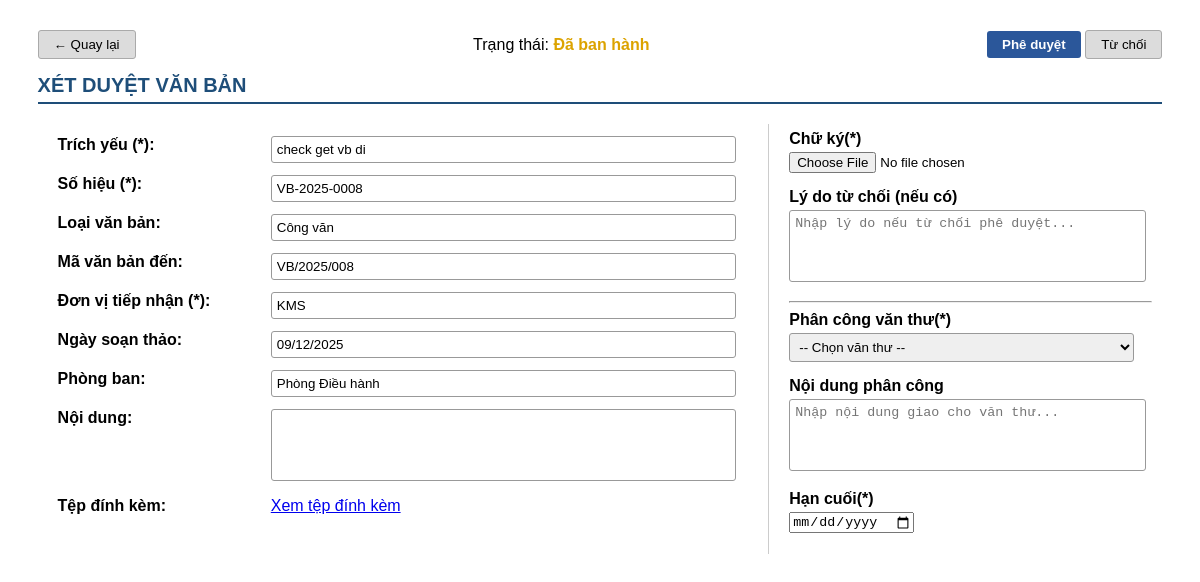
The app's page /xetduyetvanbandi/8/ (signed in), older data.
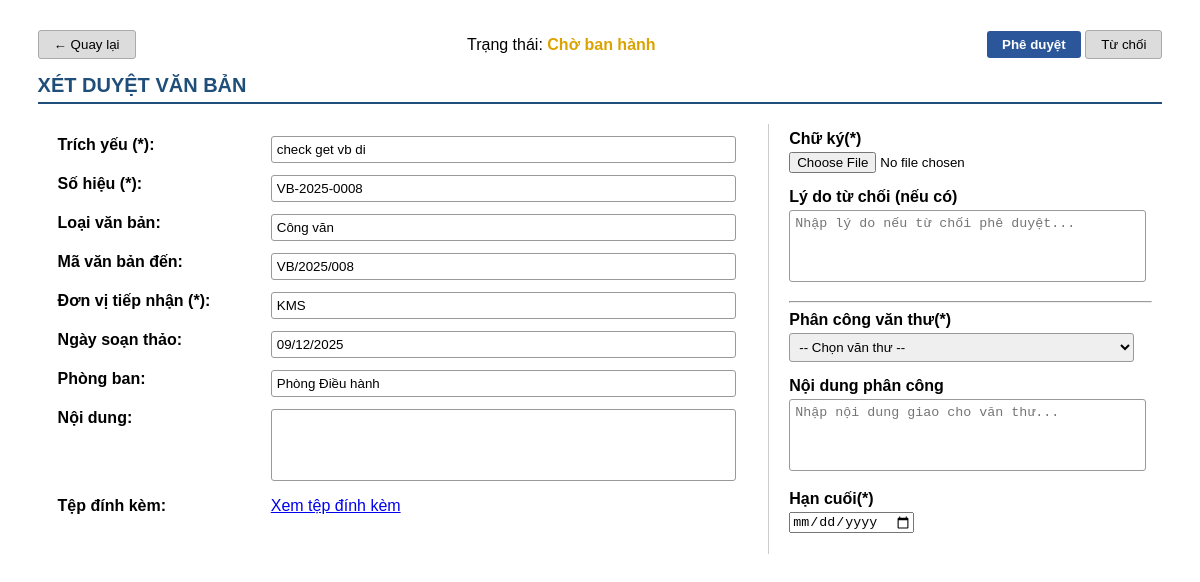
The same page, newer data.
### QLVB/models.py (models this page shows, shortened)
class VanBanDi(models.Model):
    SoHieu = models.CharField("Số hiệu", max_length=50, unique=True)
    NgayBanHanh = models.DateField("Ngày ban hành", null=True, blank=True)
    TrichYeu = models.CharField("Trích yếu", max_length=500)
    NoiDung = models.TextField("Nội dung")
    LoaiVbDi = models.CharField("Loại văn bản đi", max_length=255)
    DonViNhan = models.CharField("Đơn vị nhận", max_length=255, null=True, blank=True)
    Email = models.EmailField("Email nhận")
    FileDinhKem = models.FileField(upload_to='vanbandi/', blank=True, null=True)
    DoMat = models.CharField(max_length=20, choices=DO_MAT_VBDI_CHOICES, default='BINH THUONG', null=True, blank=True)
    DoKhan = models.CharField(max_length=20, choices=DO_KHAN_VBDI_CHOICES, default='BINH THUONG', null=True, blank=True)
    TrangThai = models.CharField("Trạng thái", max_length=50, null=True, blank=True)
    NgayTao = models.DateTimeField("Ngày tạo", auto_now_add=True)
    MaNhanVien = models.ForeignKey(settings.AUTH_USER_MODEL, on_delete=models.CASCADE, verbose_name="Người soạn thảo")
    MaVBDen = models.ForeignKey(VanBanDen, on_delete=models.CASCADE, null=True, blank=True,
                                verbose_name="Văn bản đến liên quan")
    YeuCauVBDi = models.IntegerField(choices=[(0, 'Không yêu cầu'), (1, 'Có yêu cầu')], default=0)
    MaPhongBan = models.ForeignKey(PhongBan, on_delete=models.CASCADE)
    class Meta:
       verbose_name = "Văn bản đi / dự thảo"
       verbose_name_plural = "Văn bản đi / dự thảo"
       permissions = [
           ("tao_vanbandi", "Tạo văn bản đi"),
           ("sua_vanbandi", "Sửa văn bản đi"),
           ("xemchitiet_vanbandi", "Xem chi tiết văn bản đi"),
           ("xemdanhsach_vanbandi", "Xem danh sách văn bản đi"),
           ("thongqua_vanbandi", "Thông qua văn bản đi"),
           ("xetduyet_vanbandi", "Xét duyệt văn bản đi"),
           ("phancong_vanbandi", "Phân công nhân viên (văn bản đi)"),
           ("banhanh_vanbandi", "Ban hành văn bản đi"),
       ]

class VanBanDen(models.Model):
    SoHieu = models.CharField("Số hiệu", max_length=100)
    TrichYeu = models.CharField("Trích yếu", max_length=250)
    LoaiVBDen = models.CharField("Loại văn bản", max_length=100)
    DonViPhatHanh = models.CharField("Đơn vị phát hành", max_length=250)
    NgayBanHanh = models.DateTimeField("Ngày ban hành", null=True, blank=True)
    NgayDen = models.DateTimeField("Ngày đến", null=True, blank=True)
    NoiDung = models.CharField("Nội dung tóm tắt", max_length=500, null=True, blank=True)
    DoKhan = models.CharField(max_length=20, choices=DOKHAN_CHOICES, default='BINH THUONG')
    DoMat = models.CharField(max_length=20, choices=DOMAT_CHOICES, default='BINH THUONG')
    TrangThai = models.CharField("Trạng thái", max_length=50, null=True, blank=True, default='Chờ xét duyệt')
    FileDinhKem = models.FileField(upload_to='vanbanden/', blank=True, null=True)
    MaNhanVien = models.ForeignKey(settings.AUTH_USER_MODEL, on_delete=models.CASCADE,verbose_name="Người tiếp nhận")
    MaPhongBan = models.ForeignKey(PhongBan, on_delete=models.CASCADE,verbose_name="Phòng ban")
    NgayTao = models.DateTimeField(auto_now_add=True)
    YeuCauVBDi = models.IntegerField(choices=[(0, 'Không yêu cầu'), (1, 'Có yêu cầu')], default=0)
    NguoiNhanTrinhKy = models.ForeignKey(
        settings.AUTH_USER_MODEL,
        on_delete=models.CASCADE,
        null=True,
        blank=True,
        related_name='vanbanden_trinhky',
        verbose_name='Người Nhận Trình Ký'
    )
    class Meta:
        verbose_name = "Văn bản đến"
        verbose_name_plural = "Văn bản đến"
        permissions = [
            ("tao_vanbanden", "Tạo văn bản đến"),
            ("sua_vanbanden", "Sửa văn bản đến"),
            ("xemchitiet_vanbanden", "Xem chi tiết văn bản đến"),
            ("xemdanhsach_vanbanden", "Xem danh sách văn bản đến"),
            ("phancong_vanbanden", "Phân công nhân viên (văn bản đến)"),
            ("xetduyet_vanbanden", "Xét duyệt văn bản đến"),
            ("capnhat_trangthai_cv_vbden", "Cập nhật trạng thái công việc"),
            ("xem_nhatky_vanbanden", "Xem nhật ký hoạt động văn bản đến"),
        ]

class PhongBan(models.Model):
    TenPhongBan = models.CharField(max_length=100, unique=True)
    Email = models.EmailField(unique=True)
    def __str__(self):
        return self.TenPhongBan
    class Meta:
        verbose_name = "Phòng ban"
        verbose_name_plural = "Phòng ban"

### QLVB/views.py (the view, shortened to what this page needs)
# urls.py: path('xetduyetvanbandi/<int:id>/', views.xetduyetvanbandi, name='xetduyetvanbandi'),
@login_required
@permission_required('QLVB.xetduyet_vanbandi', raise_exception=True)
def xetduyetvanbandi(request, id):
    vb = get_object_or_404(VanBanDi, id=id)
    truong_phong = None
    if vb.MaNhanVien:
        truong_phong = User.objects.filter(ma_phong_ban_id=vb.MaNhanVien.ma_phong_ban_id, vai_tro="TP").first()
    vanthus = User.objects.filter(vai_tro="VT")
    quanly = request.user
    return render(request, "vanbandi/xetduyetvanbandi.html", {
        "vb": vb,
        "vanthus": vanthus,
    })

### QLVB/context_processors.py (called while the page is built, shortened)
def thong_bao_context(request):
    today_notifications = []
    week_notifications = []
    old_notifications = []
    notification_count = 0
    if request.user.is_authenticated:
        try:
            nhanvien = NhanVien.objects.get(email=request.user.email)
            all_thong_baos = ThongBao.objects.filter(MaNhanVien=nhanvien).order_by('-NgayTao')
            today = timezone.now().date()
            week_start = today - timedelta(days=today.weekday())
            notification_count = all_thong_baos.filter(DaDoc=False).count()
        except NhanVien.DoesNotExist:
            pass
    return {
        'today_notifications': today_notifications,
        'week_notifications': week_notifications,
        'old_notifications': old_notifications,
        'notification_count': notification_count
    }

### QLVB/templates/vanbandi/xetduyetvanbandi.html (shortened to what this page needs)
{% extends "base_toast.html" %}
{% load static %}
{% block content %}
<div class="container">
  <form method="POST" enctype="multipart/form-data">
    <div class="header-buttons">
      <button class="btn-gray" type="button" onclick="window.location.href='{% url 'vanbandi'%}'">← Quay lại</button>
      <div>Trạng thái: <span class="status">{{ vb.TrangThai|default:"Chờ phê duyệt" }}</span></div>
      <div>
        <button type="submit" name="action" value="pheduyet" class="btn-blue">Phê duyệt</button>
          <button type="submit" name="action" value="tuchoi" class="btn-gray" formnovalidate>Từ chối</button>
      </div>
    </div>
    <div class="title">XÉT DUYỆT VĂN BẢN</div>
    <table>
      <tr>
        <td style="width: 65%;">
          <table style="width:100%;">
            <tr>
              <td style="width:30%;"><label>Trích yếu (*):</label></td>
              <td><input type="text" readonly value="{{ vb.TrichYeu }}"></td>
            </tr>
            <tr>
              <td><label>Số hiệu (*):</label></td>
              <td><input type="text" readonly value="{{ vb.SoHieu }}"></td>
            </tr>
            <tr>
              <td><label>Loại văn bản:</label></td>
              <td><input type="text" readonly value="{{ vb.LoaiVbDi }}"></td>
            </tr>
            <tr>
              <td><label>Mã văn bản đến:</label></td>
              <td><input type="text" readonly value="{{ vb.MaVBDen.SoHieu }}"></td>
            </tr>
            <tr>
              <td><label>Đơn vị tiếp nhận (*):</label></td>
              <td><input type="text" readonly value="{{ vb.DonViNhan }}"></td>
            </tr>
            <tr>
              <td><label>Ngày soạn thảo:</label></td>
              <td><input type="text" readonly value="{{ vb.NgayTao|date:'d/m/Y' }}"></td>
            </tr>
              <tr>
              <td><label>Phòng ban:</label></td>
              <td><input type="text" readonly value="{{ vb.MaPhongBan }}"></td>
            </tr>
            <tr>
              <td><label>Nội dung:</label></td>
              <td><textarea readonly>{{ vb.NoiDung }}</textarea></td>
            </tr>
            <tr>
              <td><label>Tệp đính kèm:</label></td>
              <td>
                {% if vb.FileDinhKem %}
                  <a href="{{ vb.FileDinhKem.url }}" target="_blank">Xem tệp đính kèm</a>
                {% else %}
                  <input type="text" readonly value="Không có tệp đính kèm">
                {% endif %}
              </td>
            </tr>
          </table>
        </td>
        <td class="right-panel">
          <div class="field-group">
            <label>Chữ ký(*)</label>
            <input type="file" name="chu_ky" accept=".png,.jpg,.jpeg,.pdf" required>
          </div>
            <div class="field-group">
            <label>Lý do từ chối (nếu có)</label>
            <textarea name="ly_do" placeholder="Nhập lý do nếu từ chối phê duyệt..."></textarea>
          </div>
            <hr>
          <div class="field-group">
            <label>Phân công văn thư(*)</label>
            <select name="van_thu" required>
              <option value="">-- Chọn văn thư --</option>
            </select>
          </div>
          <div class="field-group">
            <label>Nội dung phân công</label>
            <textarea name="noi_dung_phan_cong" placeholder="Nhập nội dung giao cho văn thư..."></textarea>
          </div>
          <div class="field-group">
            <label>Hạn cuối(*)</label>
            <input type="date" name="han_cuoi" required>
          </div>
        </td>
      </tr>
    </table>
  </form>
</div>
{% endblock %}

Row changes from the older to the newer data that the page shows:
changed VanBanDi "check get vb di": TrangThai "Đã ban hành" → "Chờ ban hành"
